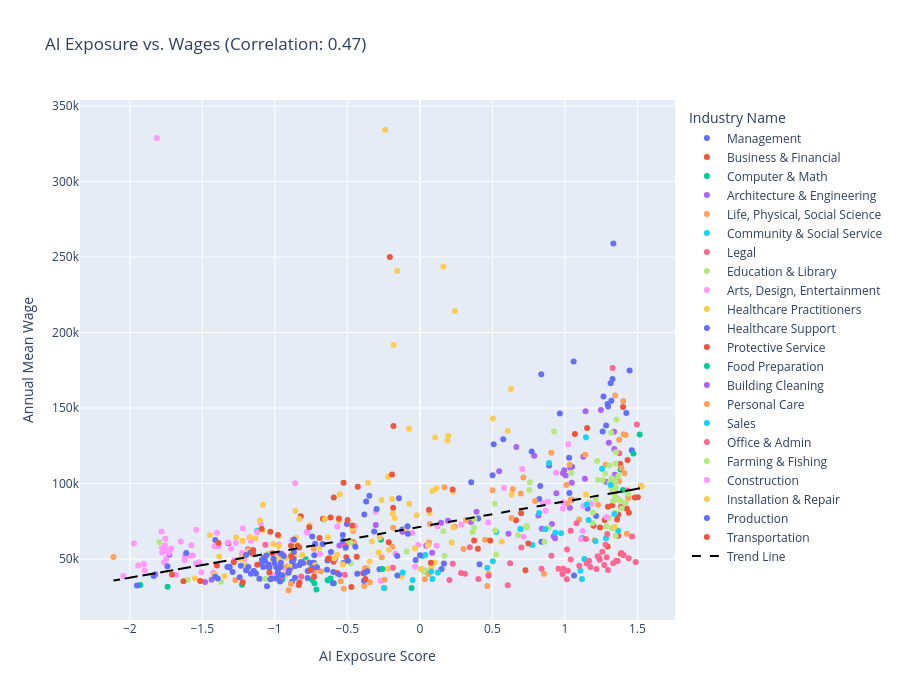

Notebook code cell kept with this figure:
### Markdown cell above
### 4. Analysis Part I: The Big Picture

### Statistical Correlation
First, we calculate the **Pearson Correlation Coefficient**. This statistic measures the strength of the linear relationship between two variables. 
* A value of **1.0** means a perfect positive relationship.
* A value of **0** means no relationship.

### Visualization
The scatter plot below allows us to visualize every occupation. 
* **X-Axis**: AI Exposure (How much AI impacts the job).
* **Y-Axis**: Annual Wage.
* **Color**: Industry (Using our new readable names).

### Code cell
# Calculate Correlation
corr = merged_df['AIOE'].corr(merged_df['A_MEAN'])
print(f"Pearson Correlation Coefficient: {corr:.4f}")

# Prepare Trendline Data
x = merged_df['AIOE']
y = merged_df['A_MEAN']
m, b = np.polyfit(x, y, 1)

# Create Plotly Scatter
fig = px.scatter(
    merged_df,
    x='AIOE',
    y='A_MEAN',
    color='Industry Name',  
    hover_name='OCC_TITLE',
    hover_data={'Industry Name': False, 'AIOE': ':.2f', 'A_MEAN': ':$,.0f'},
    title=f'AI Exposure vs. Wages (Correlation: {corr:.2f})',
    labels={'AIOE': 'AI Exposure Score', 'A_MEAN': 'Annual Mean Wage'},
    height=700
)

# Add the trendline
fig.add_trace(
    go.Scatter(x=x, y=m*x + b, mode='lines', name='Trend Line', line=dict(color='black', dash='dash'))
)

fig.update_layout(legend=dict(yanchor="top", y=0.99, xanchor="left", x=1.02))
fig.show()
